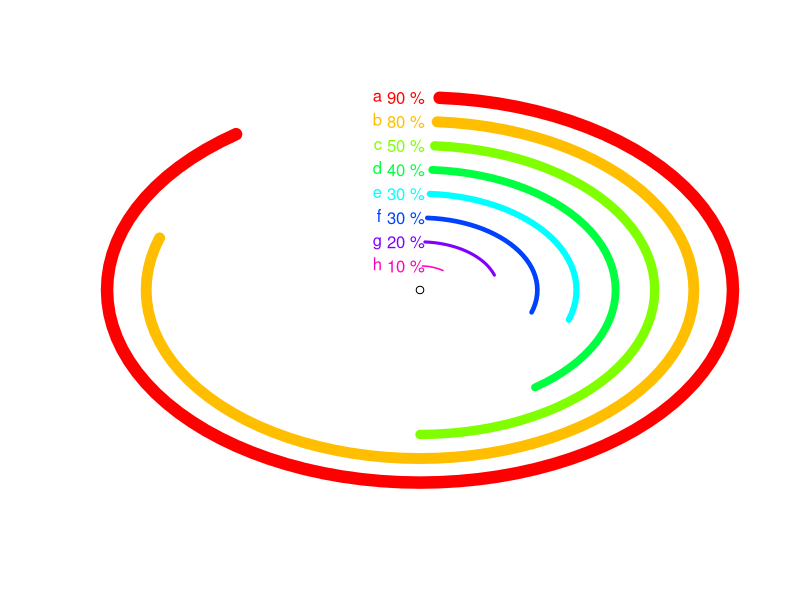

The R source for this figure:
f<-function(name, value){
  xsize=200
  plot(0, 0, xlab = "", ylab = "", axes = FALSE, xlim = c(-xsize,xsize), ylim = c(-xsize, xsize))
  for(i in 1:length(name)){
    info=name[i]
    percent=value[i]
    k=1:percent/100
    r=xsize*(length(name)-i+1)/length(name)
    x=r*sin(k*2*pi)
    y=r*cos(k*2*pi)
    text(-18,r,info,pos=2,cex=1,col = cols[i])
    text(-9,r,paste(percent,"%"),cex=1,col = cols[i])
    lines(x,y,col=cols[i],lwd=(length(name)-i+1)*1.5)
  }
}
country<-c("a","b","c","d","e","f","g","h")
percent<-c(10,50,40,30,90,20,30,80)
d<-data.frame(country,percent)
cols<-rainbow(length(country))
f(country,sort(percent,decreasing=T))
